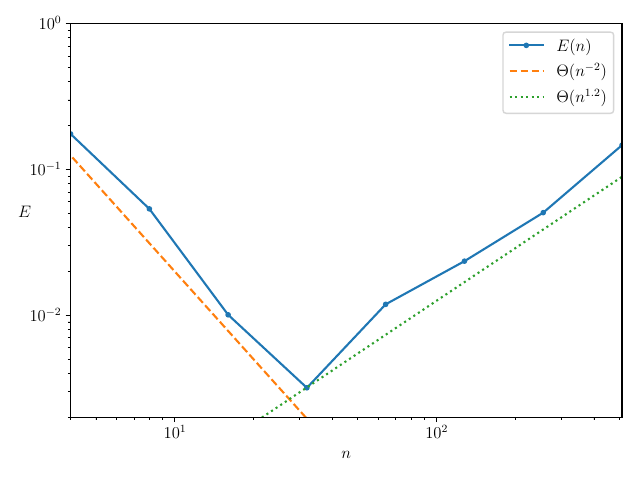

Write the Python code that produced this figure.
from matplotlib import pyplot
import numpy


pyplot.rcParams["text.usetex"] = True
pyplot.rcParams["font.size"] = 12

def real_u(x):
    return 8 * x * (x*x-1)


def readfile(path):
    with open(path, 'r') as f:
        lines = f.read().splitlines()
        
    ts, us = [], []
    for line in lines:
        t, u = line.split()
        ts.append(float(t))
        us.append(float(u))
        
    return ts, us


if __name__ == '__main__':
    ns = [4, 8, 16, 32, 64, 128, 256, 512]
    
    diff = []
    for n in ns:
        ts, us = readfile(f'{n}.txt')
        diff.append(numpy.mean([abs(u - real_u(t)) for t, u in zip(ts, us)]))
    
    pyplot.plot(ns, diff, marker='.', label='$E(n)$')
    
    n1 = numpy.logspace(0, 2, 1000)
    n2 = numpy.logspace(1, 3, 1000)
    pyplot.plot(n1, 2 * n1 ** -2, label='$\Theta(n^{-2})$', linestyle='--')
    pyplot.plot(n2, 0.00005 * n2 ** 1.2, label='$\Theta(n^{1.2})$', linestyle=':')
    
    pyplot.xlim(4, 512)
    pyplot.ylim(2*10**-3, 1)
    
    pyplot.xlabel('$n$')
    pyplot.ylabel('$E$', rotation=0)
    
    pyplot.xscale('log')
    pyplot.yscale('log')
    
    pyplot.tight_layout()
    pyplot.legend()
    pyplot.savefig('diff.pdf')
